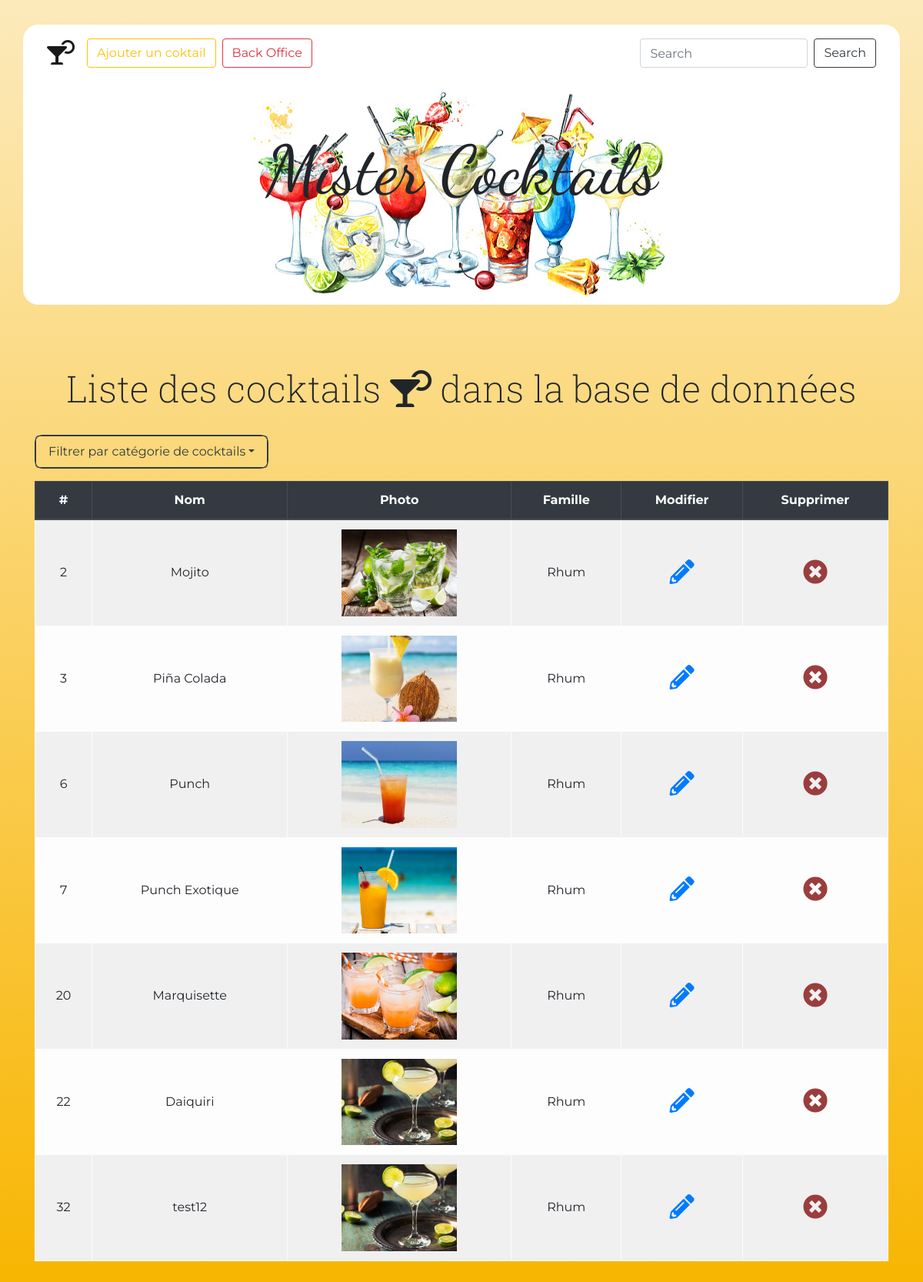
Screenshot of /backOffice.php?categorie=Rhum with the database file from the repository.
### tables this page shows
CREATE TABLE `Cocktail` (
  `id` int(11) NOT NULL,
  `nom` varchar(255) DEFAULT NULL,
  `description` text,
  `urlPhoto` varchar(255) DEFAULT NULL,
  `dateConception` date DEFAULT NULL,
  `prixMoyen` float DEFAULT NULL,
  `idFamille` int(11) DEFAULT NULL
);

CREATE TABLE `Famille` (
  `id` int(11) NOT NULL,
  `nomFamille` varchar(255) DEFAULT NULL
);

### backOffice.php (called while the page is built, shortened)
<?php
    require 'models/cocktail.php';
    if (isset($_GET['categorie'])) {
        $listeCocktailsBO = listerCocktailsCat($_GET['categorie']);
    }
    else {
        $listeCocktailsBO = listerCocktailsBO();
    }
    include 'templates/backOffice.phtml';
?>

### models/cocktail.php (called while the page is built, shortened)
<?php
    function listerCocktailsCat($categorie) {
        $pdo = connectToDatabase();
        $query = $pdo->prepare("
            SELECT
                Cocktail.id,
                nom,
                nomFamille,
                description,
                urlPhoto,
                YEAR(dateConception) AS anneeConception,
                prixMoyen
            FROM Cocktail
            INNER JOIN Famille ON idFamille = Famille.id
            WHERE nomFamille = ?;
        ");
        $query->execute([ $categorie ]);
        return $query->fetchAll(PDO::FETCH_ASSOC);
    }

### templates/backOffice.phtml (the view, shortened to what this page needs)
<!DOCTYPE html>
<html lang="fr">
<head>
    <link rel="stylesheet" href="https://cdnjs.cloudflare.com/ajax/libs/twitter-bootstrap/4.4.1/css/bootstrap.min.css">
    <link rel="stylesheet" href="https://cdnjs.cloudflare.com/ajax/libs/font-awesome/5.15.2/css/all.min.css" />
    <link rel="stylesheet" href="assets/css/cocktails.css">
</head>
<body>
    <header>
        <div class="container">
            <nav class="navbar navbar-expand-lg navbar-light bg-transparent">
                <a class="navbar-brand" href="index.php"><i class="fas fa-cocktail"></i></a>
                <div class="collapse navbar-collapse" id="navbarSupportedContent">
                    <?php include 'templates/inc/nav.phtml' ?>
                    <form action="" class="form-inline my-2 my-lg-0">
                        <input class="form-control mr-sm-2" type="search" placeholder="Search" aria-label="Search" name="recherche">
                        <button class="btn btn-outline-dark my-2 my-sm-0" type="submit">Search</button>
                    </form>
                </div>
            </nav>
            <div class="header">
                <h1>Mister Cocktails</h1>
            </div>
        </div>
    </header>
    <main class="row">
        <div class="container">
            <h2>Liste des cocktails <i class="fas fa-cocktail"></i> dans la base de données</h2>
            <div class="row">
                <div class="col-12">
                    <div class="nav-item dropdown active border border-dark mb-3">
                    <a class="nav-link dropdown-toggle btn btn-outline-dark" href="#" id="navbarDropdown" role="button" data-toggle="dropdown" aria-haspopup="true" aria-expanded="false">
                            Filtrer par catégorie de cocktails</a>
                        </div>
                        <table class="table table-striped table-bordered table-light table-hover">
                            <thead class="thead-dark">
                                <tr>
                                    <th>#</th>
                                    <th>Nom</th>
                                    <th>Photo</th>
                                    <th>Famille</th>
                                    <th>Modifier</th>
                                    <th>Supprimer</th>
                                </tr>
                            </thead>
                            <tbody>
                                <?php foreach($listeCocktailsBO AS $soustableau) { ?>
                                    <tr>
                                        <td class="align-middle"><?=$soustableau['id']?></td>
                                        <td class="align-middle"><?=$soustableau['nom']?></td>
                                        <td><a href="assets/images/cocktails/<?=$soustableau['urlPhoto']?>"><img src="assets/images/cocktails/<?=$soustableau['urlPhoto']?>" alt="<?=$soustableau['urlPhoto']?>" style="width:150px"></a></td>
                                        <td class="align-middle"><?=$soustableau['nomFamille']?></td>
                                        <td class="align-middle"><a href="editionCocktail.php?action=modifier&id=<?=$soustableau['id']?>"><i class="fas fa-pencil-alt"></i></a></td>
                                        <td class="align-middle"><a href="?action=supprimer&id=<?=$soustableau['id']?>" class="supprimer"><i class="fas fa-times-circle"></i></a></td>
                                    </tr>
                                <?php } ?>
                            </tbody>
                        </table>
                </div>
            </div>
        </div>
    </main>
</body>
</html>

### assets/css/cocktails.css (style rules this page uses)
* { box-sizing: border-box; }
header { margin-bottom:5rem; }
nav > a:first-child { font-size: 2rem; }
nav a { font-size: 1.3rem; }
header .container { background-color: white; border-radius: 20px; }
.nav-item { width:max-content; border-radius: 10px; }
.header { background: url('../images/banners/banner-3.jpg'); background-size:auto; background-repeat: no-repeat; background-position: center; padding: 4rem 0rem 7rem 0rem; text-align: center; border-radius: 20px; max-width: 575px; margin: 0 auto; }
h1 { font-size: 5.5rem; font-family: 'Dancing Script', cursive; }
body { background: linear-gradient(to bottom, #fceabb, #f8b500); font-family: Montserrat, sans-serif; min-height: 100vh; padding: 2rem 0; }
main { display: flex; flex-wrap: wrap; justify-content: space-between; }
nav { width: 100%; margin: 0 auto; }
h2 { margin-bottom:2rem; font-size: 3rem; font-family: 'Roboto Slab', serif; font-weight: 200; text-align: center; }
.container div { text-align: center; }
button { padding: 1rem 5rem; }
.fa-times-circle { color:rgb(155, 61, 61); }
table i { font-size: 2rem; }
.row { position:relative; }

### rows the page displays
cocktail: id "2", nom "Mojito", urlPhoto (picture), idFamille.nomFamille "Rhum"
cocktail: id "3", nom "Piña Colada", urlPhoto (picture), idFamille.nomFamille "Rhum"
cocktail: id "6", nom "Punch", urlPhoto (picture), idFamille.nomFamille "Rhum"
cocktail: id "7", nom "Punch Exotique", urlPhoto (picture), idFamille.nomFamille "Rhum"
cocktail: id "20", nom "Marquisette", urlPhoto (picture), idFamille.nomFamille "Rhum"
cocktail: id "22", nom "Daiquiri", urlPhoto (picture), idFamille.nomFamille "Rhum"
cocktail: id "32", nom "test12", urlPhoto (picture), idFamille.nomFamille "Rhum"
